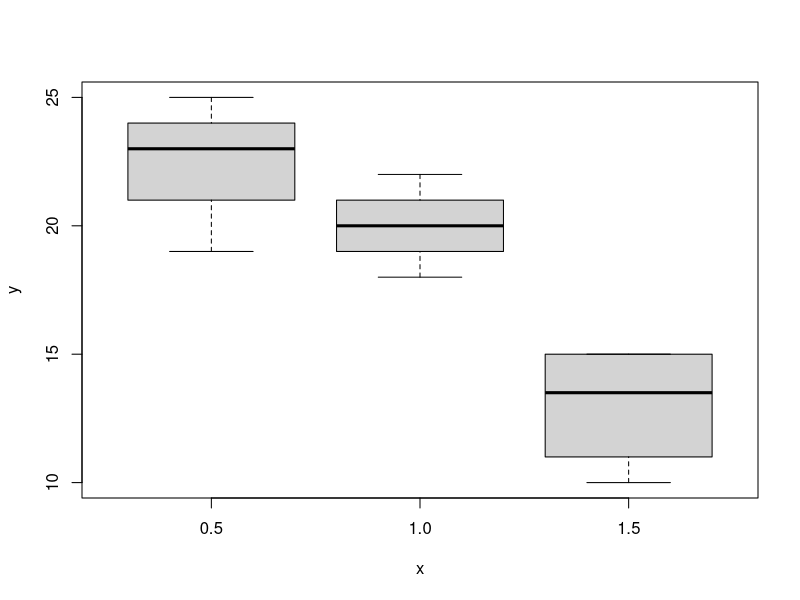

This chart was generated by the following R code:
## ---- chunk 1
gdp <- read.csv("gdp2013.csv", header=T)
labor <- read.csv("labor2013.csv", header=T)
D <- merge(gdp, labor, by=c("Country.Name", "Country.Code"))
dim(D)
D <- na.omit(D)
dim(D)
names(D)[3:4] <- c("gdp", "labor")

##
y <- log(D$gdp)
x <- log(D$labor)


##
S.xy <- sum ( (y-mean(y))* (x-mean(x)) )
S.xx <- sum ( (x-mean(x))^2 )
beta.1.hat <- S.xy/S.xx
beta.1.hat

beta.0.hat <- mean(y) - beta.1.hat*mean(x)
beta.0.hat

mod <- lm(y ~ x)
summary(mod)
## ---- chunk 2
y <- c(21, 23, 19, 24, 25, 23, 19, 21, 20, 18, 
       22, 20, 15, 10, 13, 14, 11, 15)
x <- as.factor(c(rep("0.5",6),  rep("1.0",6), rep("1.5",6)))   
plot(y ~ x)
## ---- chunk 3
mu.hat <- tapply (y, x ,mean)    
mu.hat
